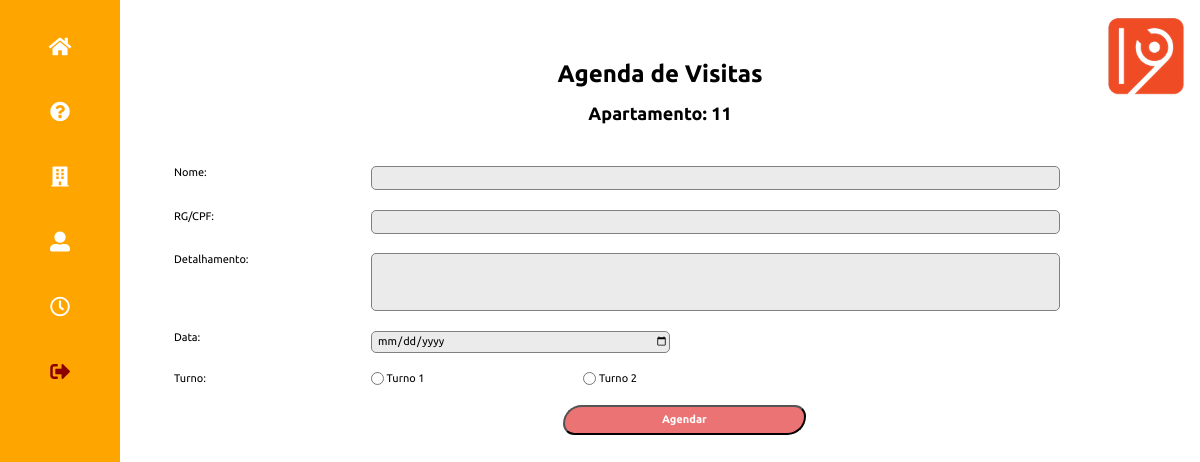
Page /cond_agendar_visita (signed in) on the earlier database version.
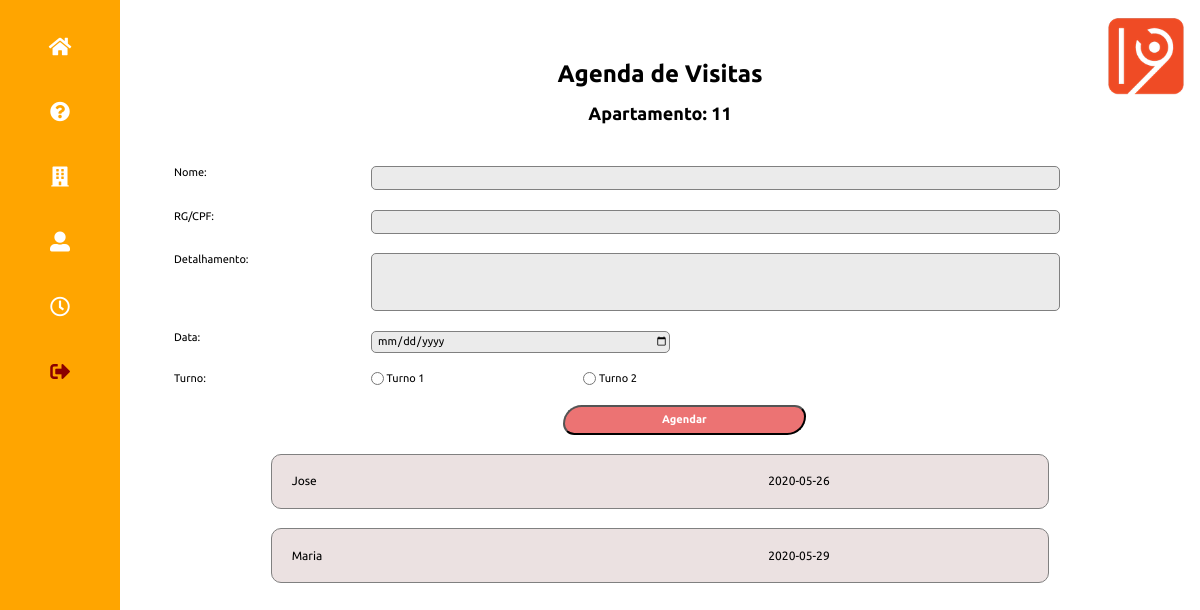
Same page on the later database version.
### tables this page shows
CREATE TABLE 'cond_agenda_visitas' 
	('id' INTEGER PRIMARY KEY AUTOINCREMENT, 
	 'nome' VARCHAR NOT NULL, 
	 'doc' VARCHAR NOT NULL, 
	 'detalhe' VARCHAR, 
	 'id_usuario' INTEGER, 
	 'data_visita' DATETIME, 
	 'data_log' DATETIME DEFAULT CURRENT_TIMESTAMP, 
	 'turno' INTEGER NOT NULL );

### app.py (the view, shortened to what this page needs)
@app.route('/cond_agendar_visita', methods=['POST', 'GET'])
def cond_agendar_visita():
    db = get_db()
    if 'user' in session:
        user = session['user']
        admin = session['admin']
        cur  = db.execute('select andar, apto from condominio_moradores where id=?',[user])
        r_morador = cur.fetchone()
        cur_visitas  = db.execute('select nome, doc, data_visita, turno from cond_agenda_visitas where id_usuario = ? order by data_visita',[user])
        r_visitas = cur_visitas.fetchall()
        return render_template('condominio_agendar_vista.html',user=user, admin=admin, r_morador=r_morador, r_visitas=r_visitas)
    else:
        return 'precisa logar'

### app.py (called while the page is built)
def connect_db():
    sql = sqlite3.connect('/Users/fabio/flask/condominio.db')
    sql.row_factory = sqlite3.Row
    return sql

def get_db():
    if not hasattr(g, 'sqlite3'):
        g.sqlite_db = connect_db()
    return  g.sqlite_db

### templates/condominio_agendar_vista.html (shortened to what this page needs)
<!doctype html>
{% from "condominio_menu.html" import condominio_menu %}
<html lang="pt-br">
<head>
    <link rel="stylesheet" href="../static/css/normalize.css">
    <link rel="stylesheet" href="https://use.fontawesome.com/releases/v5.0.13/css/all.css">
    <link rel="stylesheet" href="../static/css/estilo_gincana.css">
</head>
<body>
    <header class="topo-pagina">
        {% block condominio_menu %}
            {{ condominio_menu(user,admin) }}
        {% endblock %}
        <p class="logo"><img src="../static/images/one9.webp" /></p>
    </header>
    <main class="bloco-principal">
        <h1>Agenda de Visitas</h1>
        {%  set casa = r_morador['andar'] ~ r_morador['apto'] %}
        <h2>Apartamento: {{ casa }} </h2>
        <div>
            <form action="/cond_agendar_visita" method="POST" class="form-cadastro">
                    <label> Nome: </label>
                    <input type="text" id="form-agenda-nome" name="form-agenda-nome" class="form-cadastro-nome" /> <br>
                    <label> RG/CPF: </label>
                    <input type="text" id="form-agenda-doc" name="form-agenda-doc" class="form-cadastro-nome" /> <br>
                    <label> Detalhamento: </label>
                    <input type="text" id="form-agenda-detalhe" name="form-agenda-detalhe" class="form-cadastro-voce" /><br>
                    <label> Data: </label>
                    <input type="date" id="form-agenda-data" name="form-agenda-data" class="form-cadastro-nascimento" /> <br>
                    <label> Turno: </label>
                    <input type="radio" id="form-agenda-turno" name="form-agenda-turno" class="form-cadastro-tipo" value="1" />
                    <label>Turno 1 </label>
                    <input type="radio" id="form-agenda-turno" name="form-agenda-turno" class="form-cadastro-parentesco" value="2" />
                    <label>Turno 2 </label>
                    <button type="submit" class="form-cadastro-butao"> Agendar </button>
            </form>
        </div>
        <div class="bloco-tabela-moradores">
            {% for visita in r_visitas %}
            <table cellpadding="0" cellspacing="0" class="tabela-moradores">
                    <tr>
                        <td class="bloco-r-visita-a"> {{ visita['nome'] }} </td>
                        <td class="bloco-r-visita-b"> {{ visita['data_visita'] }} </td>
                    </tr>
            </table>
            {% endfor %}
        </div>
    </main>
</body>
</html>

Differences in the rows shown:
added cond_agenda_visitas: nome "Jose", data_visita "2020-05-26"
added cond_agenda_visitas: nome "Maria", data_visita "2020-05-29"
